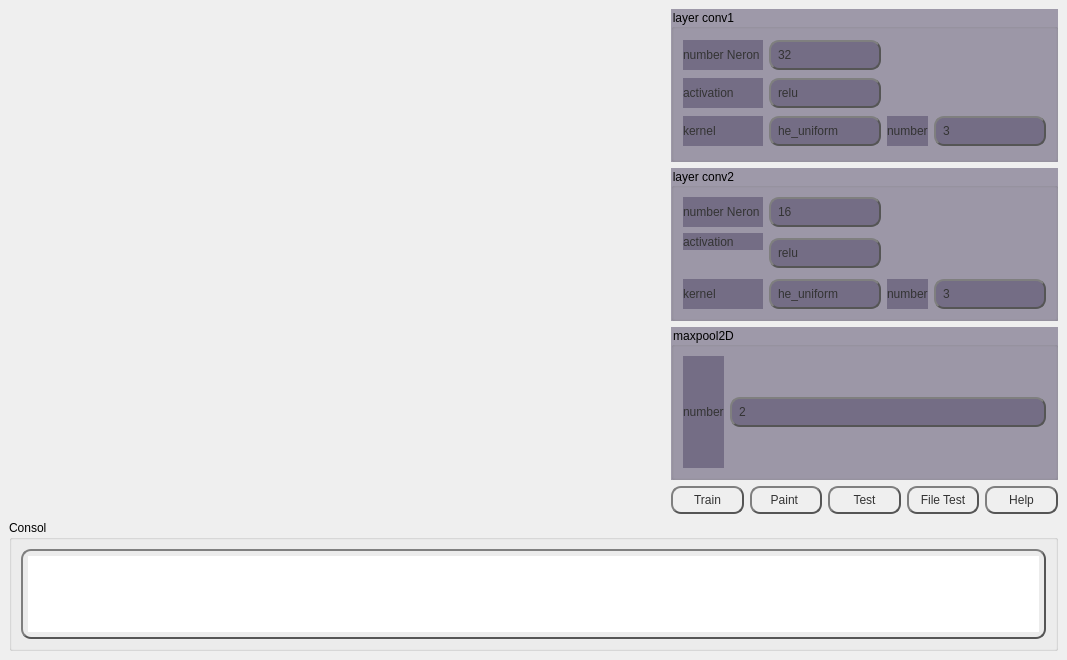
<?xml version="1.0" encoding="UTF-8"?>
<ui version="4.0">
 <class>MainWindow</class>
 <widget class="QMainWindow" name="MainWindow">
  <property name="geometry">
   <rect>
    <x>0</x>
    <y>0</y>
    <width>1067</width>
    <height>660</height>
   </rect>
  </property>
  <property name="windowTitle">
   <string>MainWindow</string>
  </property>
  <property name="styleSheet">
   <string notr="true">background: qradialgradient(
        cx: 0.3, cy: -0.4, fx: 0.3, fy: -0.4,
        radius: 1.35, stop: 0 #fff, stop: 1 #323031
        );</string>
  </property>
  <widget class="QWidget" name="centralwidget">
   <layout class="QGridLayout" name="gridLayout">
    <item row="3" column="0" colspan="3">
     <widget class="QGroupBox" name="groupBox">
      <property name="maximumSize">
       <size>
        <width>16777215</width>
        <height>150</height>
       </size>
      </property>
      <property name="styleSheet">
       <string notr="true">background-color: &quot;transparent&quot;;
</string>
      </property>
      <property name="title">
       <string>Consol</string>
      </property>
      <layout class="QVBoxLayout" name="verticalLayout_2">
       <item>
        <widget class="QTextBrowser" name="consol">
         <property name="styleSheet">
          <string notr="true">    color: #222;
    border: 2px solid #555;
    border-radius: 10;
    border-style: outset;
    background: qradialgradient(
        cx: 0.3, cy: -0.4, fx: 0.3, fy: -0.4,
        radius: 1.35, stop: 0 #fff, stop: 1 #888
        );
    padding: 5px;</string>
         </property>
        </widget>
       </item>
      </layout>
     </widget>
    </item>
    <item row="1" column="2" rowspan="2">
     <layout class="QHBoxLayout" name="horizontalLayout_2">
      <item>
       <widget class="QPushButton" name="Train">
        <property name="styleSheet">
         <string notr="true">QPushButton {
    color: #333;
    border: 2px solid #555;
    border-radius: 10;
    border-style: outset;
    background: qradialgradient(
        cx: 0.3, cy: -0.4, fx: 0.3, fy: -0.4,
        radius: 1.35, stop: 0 #fff, stop: 1 #888
        );
    padding: 5px;
    }

QPushButton:hover {
    background: qradialgradient(
        cx: 0.3, cy: -0.4, fx: 0.3, fy: -0.4,
        radius: 1.35, stop: 0 #fff, stop: 1 #bbb
        );
    }

QPushButton:pressed {
    border-style: inset;
    background: qradialgradient(
        cx: 0.4, cy: -0.1, fx: 0.4, fy: -0.1,
        radius: 1.35, stop: 0 #fff, stop: 1 #ddd
        );
    }
</string>
        </property>
        <property name="text">
         <string>Train</string>
        </property>
       </widget>
      </item>
      <item>
       <widget class="QPushButton" name="paint">
        <property name="enabled">
         <bool>true</bool>
        </property>
        <property name="styleSheet">
         <string notr="true">QPushButton {
    color: #333;
    border: 2px solid #555;
    border-radius: 10;
    border-style: outset;
    background: qradialgradient(
        cx: 0.3, cy: -0.4, fx: 0.3, fy: -0.4,
        radius: 1.35, stop: 0 #fff, stop: 1 #888
        );
    padding: 5px;
    }

QPushButton:hover {
    background: qradialgradient(
        cx: 0.3, cy: -0.4, fx: 0.3, fy: -0.4,
        radius: 1.35, stop: 0 #fff, stop: 1 #bbb
        );
    }

QPushButton:pressed {
    border-style: inset;
    background: qradialgradient(
        cx: 0.4, cy: -0.1, fx: 0.4, fy: -0.1,
        radius: 1.35, stop: 0 #fff, stop: 1 #ddd
        );
    }
</string>
        </property>
        <property name="text">
         <string>Paint </string>
        </property>
       </widget>
      </item>
      <item>
       <widget class="QPushButton" name="test">
        <property name="enabled">
         <bool>false</bool>
        </property>
        <property name="styleSheet">
         <string notr="true">QPushButton {
    color: #333;
    border: 2px solid #555;
    border-radius: 10;
    border-style: outset;
    background: qradialgradient(
        cx: 0.3, cy: -0.4, fx: 0.3, fy: -0.4,
        radius: 1.35, stop: 0 #fff, stop: 1 #888
        );
    padding: 5px;
    }

QPushButton:hover {
    background: qradialgradient(
        cx: 0.3, cy: -0.4, fx: 0.3, fy: -0.4,
        radius: 1.35, stop: 0 #fff, stop: 1 #bbb
        );
    }

QPushButton:pressed {
    border-style: inset;
    background: qradialgradient(
        cx: 0.4, cy: -0.1, fx: 0.4, fy: -0.1,
        radius: 1.35, stop: 0 #fff, stop: 1 #ddd
        );
    }
</string>
        </property>
        <property name="text">
         <string>Test</string>
        </property>
       </widget>
      </item>
      <item>
       <widget class="QPushButton" name="file">
        <property name="enabled">
         <bool>true</bool>
        </property>
        <property name="styleSheet">
         <string notr="true">QPushButton {
    color: #333;
    border: 2px solid #555;
    border-radius: 10;
    border-style: outset;
    background: qradialgradient(
        cx: 0.3, cy: -0.4, fx: 0.3, fy: -0.4,
        radius: 1.35, stop: 0 #fff, stop: 1 #888
        );
    padding: 5px;
    }

QPushButton:hover {
    background: qradialgradient(
        cx: 0.3, cy: -0.4, fx: 0.3, fy: -0.4,
        radius: 1.35, stop: 0 #fff, stop: 1 #bbb
        );
    }

QPushButton:pressed {
    border-style: inset;
    background: qradialgradient(
        cx: 0.4, cy: -0.1, fx: 0.4, fy: -0.1,
        radius: 1.35, stop: 0 #fff, stop: 1 #ddd
        );
    }
</string>
        </property>
        <property name="text">
         <string>File Test</string>
        </property>
       </widget>
      </item>
      <item>
       <widget class="QPushButton" name="pushButton">
        <property name="styleSheet">
         <string notr="true">QPushButton {
    color: #333;
    border: 2px solid #555;
    border-radius: 10;
    border-style: outset;
    background: qradialgradient(
        cx: 0.3, cy: -0.4, fx: 0.3, fy: -0.4,
        radius: 1.35, stop: 0 #fff, stop: 1 #888
        );
    padding: 5px;
    }

QPushButton:hover {
    background: qradialgradient(
        cx: 0.3, cy: -0.4, fx: 0.3, fy: -0.4,
        radius: 1.35, stop: 0 #fff, stop: 1 #bbb
        );
    }

QPushButton:pressed {
    border-style: inset;
    background: qradialgradient(
        cx: 0.4, cy: -0.1, fx: 0.4, fy: -0.1,
        radius: 1.35, stop: 0 #fff, stop: 1 #ddd
        );
    }
</string>
        </property>
        <property name="text">
         <string>Help</string>
        </property>
       </widget>
      </item>
     </layout>
    </item>
    <item row="0" column="2">
     <layout class="QGridLayout" name="gridLayout_3">
      <item row="0" column="0" colspan="2">
       <widget class="QGroupBox" name="groupBox_2">
        <property name="styleSheet">
         <string notr="true">background-color: rgba(77, 66, 99,50%);</string>
        </property>
        <property name="title">
         <string>layer conv1</string>
        </property>
        <layout class="QGridLayout" name="gridLayout_2">
         <item row="2" column="0">
          <widget class="QLabel" name="label_8">
           <property name="styleSheet">
            <string notr="true">background-color: &quot;transparent&quot;;
    color: #333;
</string>
           </property>
           <property name="text">
            <string>kernel</string>
           </property>
          </widget>
         </item>
         <item row="2" column="2">
          <widget class="QLabel" name="label_9">
           <property name="styleSheet">
            <string notr="true">background-color: &quot;transparent&quot;;
    color: #333;
</string>
           </property>
           <property name="text">
            <string>number</string>
           </property>
          </widget>
         </item>
         <item row="2" column="1">
          <widget class="QLineEdit" name="lineEdit_kernel1">
           <property name="styleSheet">
            <string notr="true">color: #333;
    border: 2px solid #555;
    border-radius: 10;
    border-style: outset;
    background: qradialgradient(
        cx: 0.3, cy: -0.4, fx: 0.3, fy: -0.4,
        radius: 1.35, stop: 0 #fff, stop: 1 #fff
        );
    padding: 5px;</string>
           </property>
           <property name="text">
            <string>he_uniform</string>
           </property>
          </widget>
         </item>
         <item row="1" column="1">
          <widget class="QLineEdit" name="lineEdit_activ">
           <property name="styleSheet">
            <string notr="true">color: #333;
    border: 2px solid #555;
    border-radius: 10;
    border-style: outset;
    background: qradialgradient(
        cx: 0.3, cy: -0.4, fx: 0.3, fy: -0.4,
        radius: 1.35, stop: 0 #fff, stop: 1 #fff
        );
    padding: 5px;</string>
           </property>
           <property name="text">
            <string>relu</string>
           </property>
          </widget>
         </item>
         <item row="0" column="0">
          <widget class="QLabel" name="label">
           <property name="styleSheet">
            <string notr="true">background-color: &quot;transparent&quot;;
    color: #333;
</string>
           </property>
           <property name="text">
            <string>number Neron </string>
           </property>
          </widget>
         </item>
         <item row="0" column="1">
          <widget class="QLineEdit" name="lineEdit_noron2">
           <property name="styleSheet">
            <string notr="true">color: #333;
    border: 2px solid #555;
    border-radius: 10;
    border-style: outset;
    background: qradialgradient(
        cx: 0.3, cy: -0.4, fx: 0.3, fy: -0.4,
        radius: 1.35, stop: 0 #fff, stop: 1 #fff
        );
    padding: 5px;</string>
           </property>
           <property name="text">
            <string>32</string>
           </property>
          </widget>
         </item>
         <item row="1" column="0">
          <widget class="QLabel" name="label_3">
           <property name="styleSheet">
            <string notr="true">background-color: &quot;transparent&quot;;
    color: #333;
</string>
           </property>
           <property name="text">
            <string>activation</string>
           </property>
          </widget>
         </item>
         <item row="2" column="3">
          <widget class="QLineEdit" name="lineEdit_4">
           <property name="styleSheet">
            <string notr="true">color: #333;
    border: 2px solid #555;
    border-radius: 10;
    border-style: outset;
    background: qradialgradient(
        cx: 0.3, cy: -0.4, fx: 0.3, fy: -0.4,
        radius: 1.35, stop: 0 #fff, stop: 1 #fff
        );
    padding: 5px;</string>
           </property>
           <property name="text">
            <string>3</string>
           </property>
          </widget>
         </item>
        </layout>
       </widget>
      </item>
      <item row="1" column="0" colspan="2">
       <widget class="QGroupBox" name="groupBox_3">
        <property name="styleSheet">
         <string notr="true">background-color: rgba(77, 66, 99,50%);</string>
        </property>
        <property name="title">
         <string>layer conv2</string>
        </property>
        <layout class="QGridLayout" name="gridLayout_4">
         <item row="1" column="1" rowspan="2">
          <widget class="QLineEdit" name="lineEdit_active2">
           <property name="styleSheet">
            <string notr="true">color: #333;
    border: 2px solid #555;
    border-radius: 10;
    border-style: outset;
    background: qradialgradient(
        cx: 0.3, cy: -0.4, fx: 0.3, fy: -0.4,
        radius: 1.35, stop: 0 #fff, stop: 1 #fff
        );
    padding: 5px;</string>
           </property>
           <property name="text">
            <string>relu</string>
           </property>
          </widget>
         </item>
         <item row="3" column="1">
          <widget class="QLineEdit" name="lineEdit_kernel">
           <property name="styleSheet">
            <string notr="true">color: #333;
    border: 2px solid #555;
    border-radius: 10;
    border-style: outset;
    background: qradialgradient(
        cx: 0.3, cy: -0.4, fx: 0.3, fy: -0.4,
        radius: 1.35, stop: 0 #fff, stop: 1 #fff
        );
    padding: 5px;</string>
           </property>
           <property name="text">
            <string>he_uniform</string>
           </property>
          </widget>
         </item>
         <item row="0" column="0">
          <widget class="QLabel" name="label_2">
           <property name="styleSheet">
            <string notr="true">background-color: &quot;transparent&quot;;
    color: #333;
</string>
           </property>
           <property name="text">
            <string>number Neron </string>
           </property>
          </widget>
         </item>
         <item row="0" column="1">
          <widget class="QLineEdit" name="lineEdit_noron1">
           <property name="styleSheet">
            <string notr="true">color: #333;
    border: 2px solid #555;
    border-radius: 10;
    border-style: outset;
    background: qradialgradient(
        cx: 0.3, cy: -0.4, fx: 0.3, fy: -0.4,
        radius: 1.35, stop: 0 #fff, stop: 1 #fff
        );
    padding: 5px;</string>
           </property>
           <property name="text">
            <string>16</string>
           </property>
          </widget>
         </item>
         <item row="3" column="2">
          <widget class="QLabel" name="label_7">
           <property name="styleSheet">
            <string notr="true">background-color: &quot;transparent&quot;;
    color: #333;
</string>
           </property>
           <property name="text">
            <string>number</string>
           </property>
          </widget>
         </item>
         <item row="3" column="0">
          <widget class="QLabel" name="label_6">
           <property name="styleSheet">
            <string notr="true">background-color: &quot;transparent&quot;;
    color: #333;
</string>
           </property>
           <property name="text">
            <string>kernel</string>
           </property>
          </widget>
         </item>
         <item row="1" column="0">
          <widget class="QLabel" name="label_4">
           <property name="styleSheet">
            <string notr="true">background-color: &quot;transparent&quot;;
    color: #333;
</string>
           </property>
           <property name="text">
            <string>activation</string>
           </property>
          </widget>
         </item>
         <item row="3" column="3">
          <widget class="QLineEdit" name="lineEdit_n_kernel">
           <property name="styleSheet">
            <string notr="true">color: #333;
    border: 2px solid #555;
    border-radius: 10;
    border-style: outset;
    background: qradialgradient(
        cx: 0.3, cy: -0.4, fx: 0.3, fy: -0.4,
        radius: 1.35, stop: 0 #fff, stop: 1 #fff
        );
    padding: 5px;</string>
           </property>
           <property name="text">
            <string>3</string>
           </property>
          </widget>
         </item>
        </layout>
       </widget>
      </item>
      <item row="2" column="0" colspan="2">
       <widget class="QGroupBox" name="groupBox_4">
        <property name="styleSheet">
         <string notr="true">background-color: rgba(77, 66, 99,50%);</string>
        </property>
        <property name="title">
         <string>maxpool2D</string>
        </property>
        <layout class="QHBoxLayout" name="horizontalLayout">
         <item>
          <widget class="QLabel" name="label_5">
           <property name="styleSheet">
            <string notr="true">background-color: &quot;transparent&quot;;
    color: #333;
</string>
           </property>
           <property name="text">
            <string>number</string>
           </property>
          </widget>
         </item>
         <item>
          <widget class="QLineEdit" name="lineEdit_max">
           <property name="styleSheet">
            <string notr="true">color: #333;
    border: 2px solid #555;
    border-radius: 10;
    border-style: outset;
    background: qradialgradient(
        cx: 0.3, cy: -0.4, fx: 0.3, fy: -0.4,
        radius: 1.35, stop: 0 #fff, stop: 1 #fff
        );
    padding: 5px;</string>
           </property>
           <property name="text">
            <string>2</string>
           </property>
          </widget>
         </item>
        </layout>
       </widget>
      </item>
     </layout>
    </item>
    <item row="0" column="1">
     <widget class="MplWidget" name="widget" native="true">
      <property name="minimumSize">
       <size>
        <width>650</width>
        <height>471</height>
       </size>
      </property>
      <property name="maximumSize">
       <size>
        <width>800</width>
        <height>16777215</height>
       </size>
      </property>
      <property name="styleSheet">
       <string notr="true">background-color: &quot;transparent&quot;;
</string>
      </property>
     </widget>
    </item>
   </layout>
  </widget>
 </widget>
 <customwidgets>
  <customwidget>
   <class>MplWidget</class>
   <extends>QWidget</extends>
   <header>mplwidget.h</header>
   <container>1</container>
  </customwidget>
 </customwidgets>
 <resources/>
 <connections/>
</ui>
